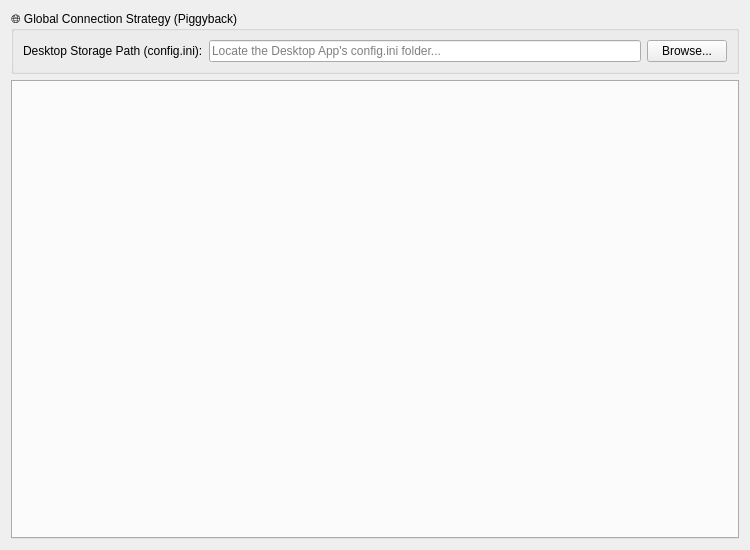
<?xml version="1.0" encoding="UTF-8"?>
<ui version="4.0">
 <class>MigrationDashboard</class>
 <widget class="QWidget" name="MigrationDashboard">
  <property name="geometry">
   <rect>
    <x>0</x>
    <y>0</y>
    <width>750</width>
    <height>550</height>
   </rect>
  </property>
  <property name="windowTitle">
   <string>Administrator Dashboard - Migration &amp; Services</string>
  </property>
  <layout class="QVBoxLayout" name="verticalLayout">
   <item>
    <widget class="QGroupBox" name="globalConfigGroup">
     <property name="title">
      <string>🌐 Global Connection Strategy (Piggyback)</string>
     </property>
     <layout class="QHBoxLayout" name="horizontalLayout_config">
      <item>
       <widget class="QLabel" name="label_desktop_path">
        <property name="text">
         <string>Desktop Storage Path (config.ini):</string>
        </property>
       </widget>
      </item>
      <item>
       <widget class="QLineEdit" name="input_desktop_path">
        <property name="readOnly">
         <bool>false</bool>
        </property>
        <property name="placeholderText">
         <string>Locate the Desktop App's config.ini folder...</string>
        </property>
       </widget>
      </item>
      <item>
       <widget class="QPushButton" name="btn_browse_desktop">
        <property name="text">
         <string>Browse...</string>
        </property>
       </widget>
      </item>
     </layout>
    </widget>
   </item>
   <item>
    <widget class="QTabWidget" name="mainTabs">
     <property name="currentIndex">
      <number>0</number>
     </property>
    </widget>
   </item>
  </layout>
 </widget>
 <resources/>
 <connections/>
</ui>
